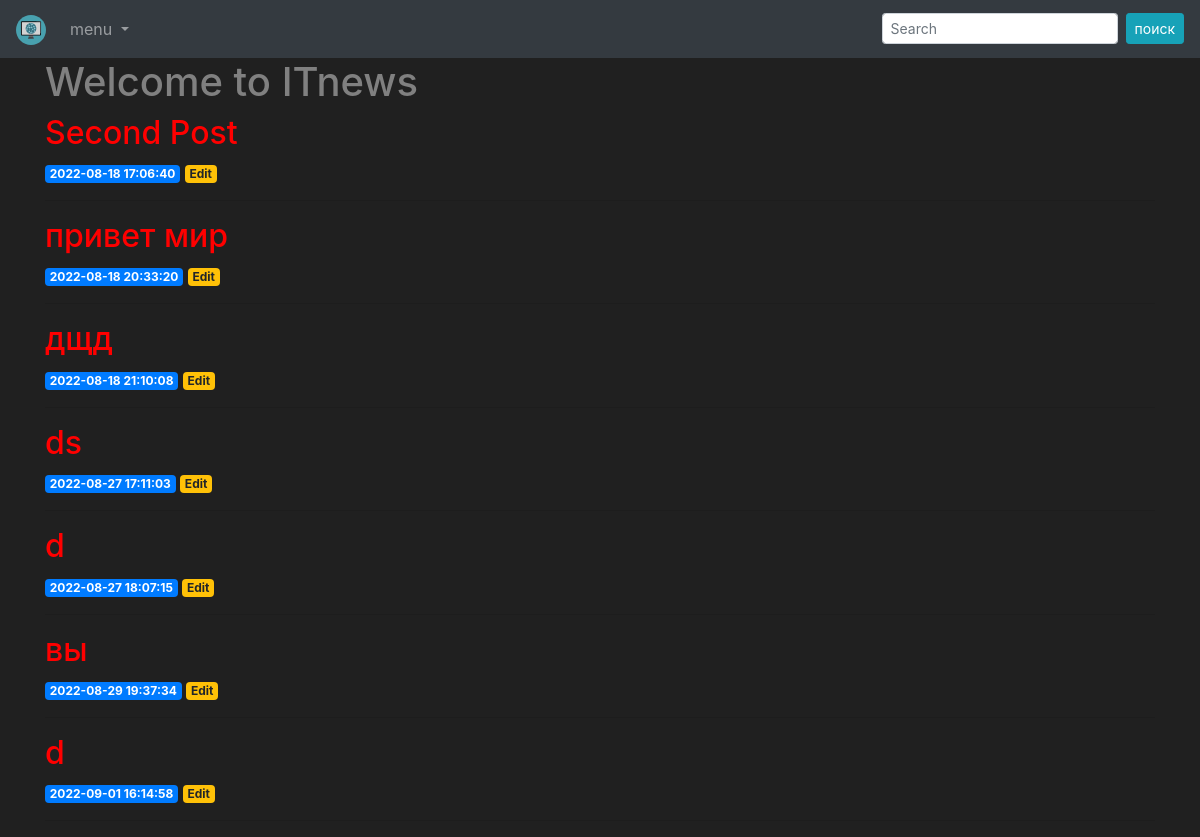
Before: / with the older database file.
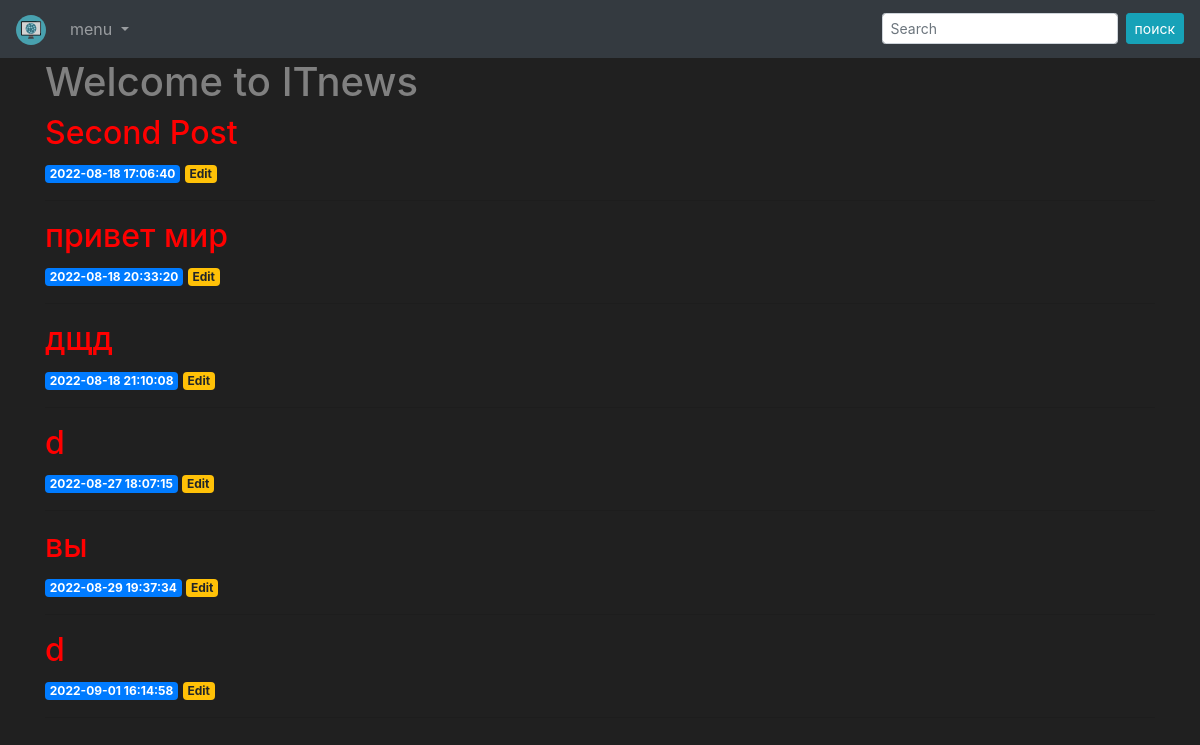
After: the same page with the newer database file.
### tables this page shows
CREATE TABLE posts (
    id INTEGER PRIMARY KEY AUTOINCREMENT,
    created TIMESTAMP NOT NULL DEFAULT CURRENT_TIMESTAMP,
    title TEXT NOT NULL,
    content TEXT NOT NULL
);

### __init__.py (the view)
@app.route('/')
def index():
    conn = get_db_connection()
    posts = conn.execute('SELECT * FROM posts').fetchall()
    conn.close()
    return render_template('index.html', posts=posts)

### __init__.py (called while the page is built)
def get_db_connection():
    if platform == "linux" or platform == "linux2":
        DATABASE = '/var/www/ITnews/IT_news/database.db'
    elif platform == "win32":
        DATABASE = 'database.db'
    conn = sqlite3.connect(DATABASE)
    conn.row_factory = sqlite3.Row
    return conn

### templates/index.html
{% extends 'base.html' %}
{% block content %}
    <h1>{% block title %} Welcome to ITnews {% endblock %}</h1>
    {% for post in posts %}
        <a href="{{ url_for('post', post_id=post['id']) }}">
            <h2>{{ post['title'] }}</h2>
        </a>
        <span class="badge badge-primary">{{ post['created'] }}</span>
        <a href="{{ url_for('edit', id=post['id']) }}">
            <span class="badge badge-warning">Edit</span>
        </a>
        <hr>
    {% endfor %}
{% endblock %}

### templates/base.html (shortened to what this page needs)
<!doctype html>
<html lang="en">
  <head>
    <link rel="stylesheet" href="https://stackpath.bootstrapcdn.com/bootstrap/4.3.1/css/bootstrap.min.css">
    <link rel="stylesheet" type="text/css" href="{{ url_for( 'static', filename='style.css', v=1)}}">
  </head>
  <body>
    <nav class="navbar navbar-expand-lg navbar-dark bg-dark">
        <a class="navbar-brand" href="{{ url_for('index')}}">
            <img src="/static/img/logo.svg" width="30" height="30" alt="">
        </a>
        <div class="collapse navbar-collapse" id="navbarSupportedContent">
          <ul class="navbar-nav mr-auto">
            <li class="nav-item dropdown">
              <a class="nav-link dropdown-toggle" href="#" id="navbarDropdown" role="button" data-toggle="dropdown" aria-haspopup="true" aria-expanded="false">
                menu
              </a>
            </li>
          </ul>
          <form class="form-inline input-group-sm">
            <input class="form-control mr-sm-2" type="search" placeholder="Search" aria-label="Search">
            <button class="btn btn-info btn-sm" type="submit">поиск</button>
          </form>
        </div>
      </nav>
    <div class="container">
        {% block content %} {% endblock %}
    </div>
  </body>
</html>

### static/style.css (style rules this page uses)
body { margin: 0; background: #202020; color: #808080; }
a:link { color: red; }

Changed rows visible on the page:
removed posts: title "ds", created "2022-08-27 17:11:03"
